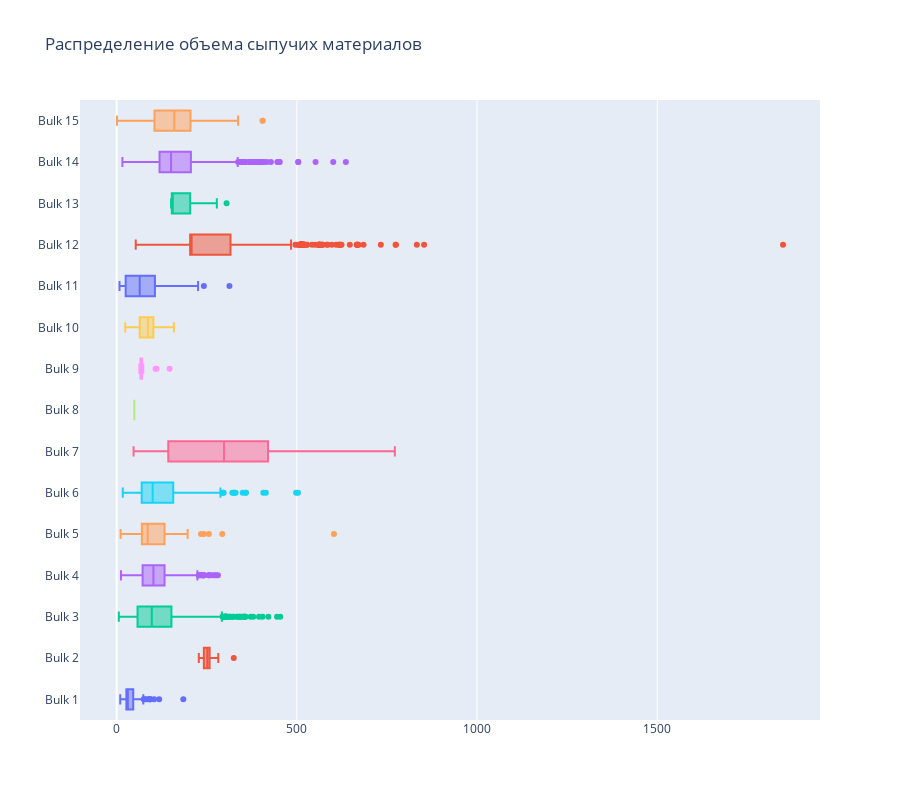

Notebook cell for this chart:
### Code cell
fig = make_subplots()

for i in range(15):
    fig.add_trace(go.Box(x=data_bulk[f"Bulk {i+1}"], name=f"Bulk {i+1}"))

fig.update_layout(
    title_text="Распределение объема сыпучих материалов",
    height=800,
    showlegend=False,
)
fig.show()

### Figure 1 — Plotly figure (JSON) as saved in the notebook; plotly's stock layout.template omitted (floating-point values rounded to 4 significant figures; data arrays with more than 128 entries replaced by an {"elided": "..."} marker saying what was removed)
{"data": [{"name": "Bulk 1", "type": "box", "x": {"elided": "3129 int values"}}, {"name": "Bulk 2", "type": "box", "x": {"elided": "3129 int values"}}, {"name": "Bulk 3", "type": "box", "x": {"elided": "3129 int values"}}, {"name": "Bulk 4", "type": "box", "x": {"elided": "3129 int values"}}, {"name": "Bulk 5", "type": "box", "x": {"elided": "3129 int values"}}, {"name": "Bulk 6", "type": "box", "x": {"elided": "3129 int values"}}, {"name": "Bulk 7", "type": "box", "x": {"elided": "3129 int values"}}, {"name": "Bulk 8", "type": "box", "x": {"elided": "3129 int values"}}, {"name": "Bulk 9", "type": "box", "x": {"elided": "3129 int values"}}, {"name": "Bulk 10", "type": "box", "x": {"elided": "3129 int values"}}, {"name": "Bulk 11", "type": "box", "x": {"elided": "3129 int values"}}, {"name": "Bulk 12", "type": "box", "x": {"elided": "3129 int values"}}, {"name": "Bulk 13", "type": "box", "x": {"elided": "3129 int values"}}, {"name": "Bulk 14", "type": "box", "x": {"elided": "3129 int values"}}, {"name": "Bulk 15", "type": "box", "x": {"elided": "3129 int values"}}], "layout": {"height": 800, "showlegend": false, "title": {"text": "Распределение объема сыпучих материалов"}, "xaxis": {"anchor": "y", "domain": [0, 1]}, "yaxis": {"anchor": "x", "domain": [0, 1]}}}
